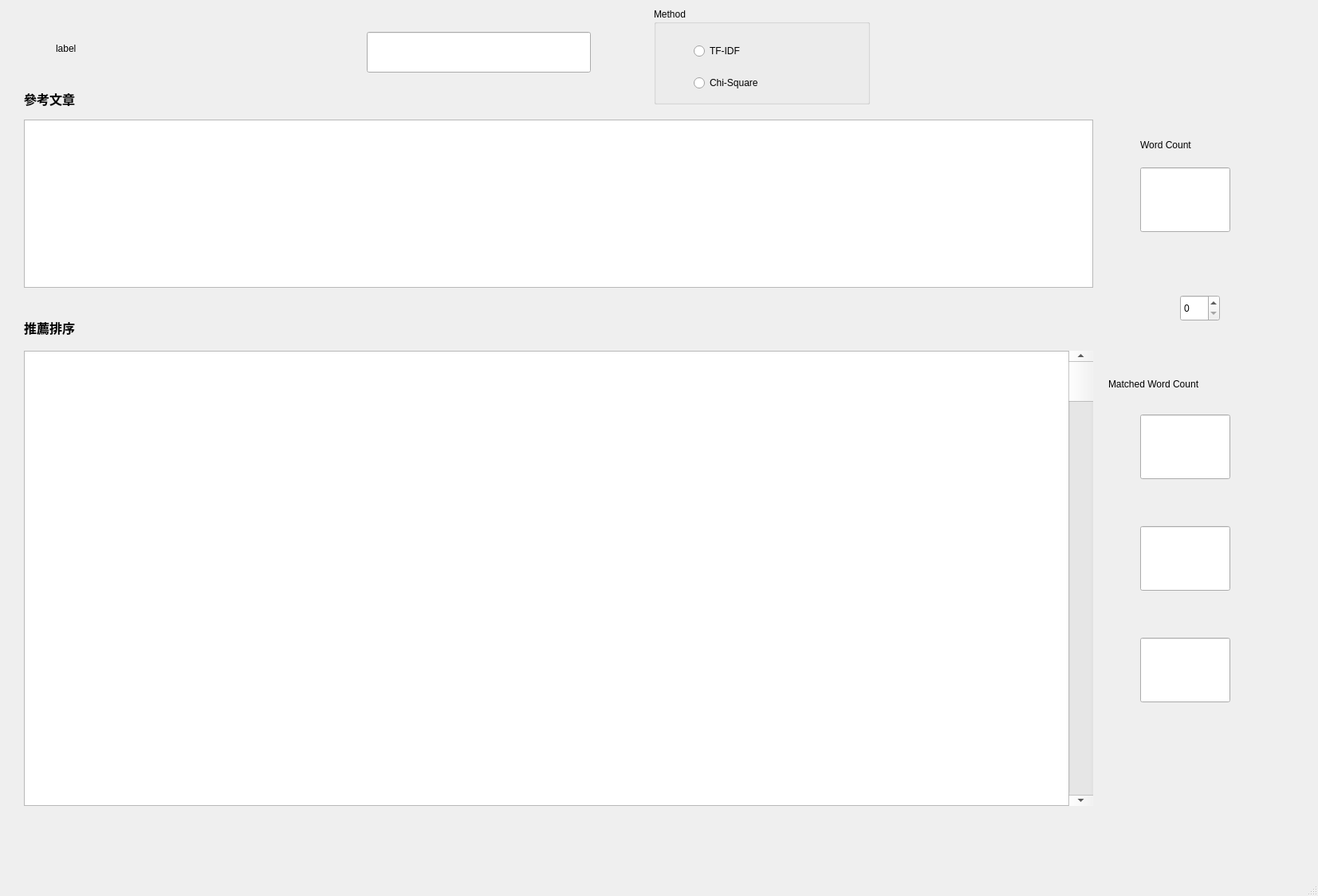
<?xml version="1.0" encoding="UTF-8"?>
<ui version="4.0">
 <class>MainWindow</class>
 <widget class="QMainWindow" name="MainWindow">
  <property name="geometry">
   <rect>
    <x>0</x>
    <y>0</y>
    <width>1653</width>
    <height>1124</height>
   </rect>
  </property>
  <property name="windowTitle">
   <string>MainWindow</string>
  </property>
  <widget class="QWidget" name="centralwidget">
   <widget class="QTableWidget" name="table">
    <property name="geometry">
     <rect>
      <x>30</x>
      <y>150</y>
      <width>1341</width>
      <height>211</height>
     </rect>
    </property>
   </widget>
   <widget class="QLabel" name="label">
    <property name="geometry">
     <rect>
      <x>70</x>
      <y>40</y>
      <width>391</width>
      <height>41</height>
     </rect>
    </property>
    <property name="text">
     <string>label</string>
    </property>
   </widget>
   <widget class="QLineEdit" name="line">
    <property name="geometry">
     <rect>
      <x>460</x>
      <y>40</y>
      <width>281</width>
      <height>51</height>
     </rect>
    </property>
   </widget>
   <widget class="QTableWidget" name="table2">
    <property name="geometry">
     <rect>
      <x>30</x>
      <y>440</y>
      <width>1341</width>
      <height>571</height>
     </rect>
    </property>
   </widget>
   <widget class="QLabel" name="label_2">
    <property name="geometry">
     <rect>
      <x>30</x>
      <y>390</y>
      <width>171</width>
      <height>41</height>
     </rect>
    </property>
    <property name="font">
     <font>
      <family>Calibri</family>
      <pointsize>12</pointsize>
      <weight>75</weight>
      <bold>true</bold>
     </font>
    </property>
    <property name="text">
     <string>推薦排序</string>
    </property>
   </widget>
   <widget class="QLabel" name="label_3">
    <property name="geometry">
     <rect>
      <x>30</x>
      <y>103</y>
      <width>141</width>
      <height>41</height>
     </rect>
    </property>
    <property name="font">
     <font>
      <family>Calibri</family>
      <pointsize>12</pointsize>
      <weight>75</weight>
      <bold>true</bold>
     </font>
    </property>
    <property name="text">
     <string>參考文章</string>
    </property>
   </widget>
   <widget class="QGroupBox" name="groupBox">
    <property name="geometry">
     <rect>
      <x>820</x>
      <y>10</y>
      <width>271</width>
      <height>121</height>
     </rect>
    </property>
    <property name="title">
     <string>Method</string>
    </property>
    <widget class="QRadioButton" name="radioButton_2">
     <property name="geometry">
      <rect>
       <x>50</x>
       <y>80</y>
       <width>155</width>
       <height>28</height>
      </rect>
     </property>
     <property name="text">
      <string>Chi-Square</string>
     </property>
    </widget>
    <widget class="QRadioButton" name="radioButton">
     <property name="geometry">
      <rect>
       <x>50</x>
       <y>40</y>
       <width>155</width>
       <height>28</height>
      </rect>
     </property>
     <property name="text">
      <string>TF-IDF</string>
     </property>
    </widget>
   </widget>
   <widget class="QLineEdit" name="lineEdit">
    <property name="geometry">
     <rect>
      <x>1430</x>
      <y>210</y>
      <width>113</width>
      <height>81</height>
     </rect>
    </property>
    <property name="alignment">
     <set>Qt::AlignCenter</set>
    </property>
   </widget>
   <widget class="QLineEdit" name="lineEdit_2">
    <property name="geometry">
     <rect>
      <x>1430</x>
      <y>520</y>
      <width>113</width>
      <height>81</height>
     </rect>
    </property>
    <property name="alignment">
     <set>Qt::AlignCenter</set>
    </property>
   </widget>
   <widget class="QLineEdit" name="lineEdit_3">
    <property name="geometry">
     <rect>
      <x>1430</x>
      <y>660</y>
      <width>113</width>
      <height>81</height>
     </rect>
    </property>
    <property name="alignment">
     <set>Qt::AlignCenter</set>
    </property>
   </widget>
   <widget class="QLineEdit" name="lineEdit_4">
    <property name="geometry">
     <rect>
      <x>1430</x>
      <y>800</y>
      <width>113</width>
      <height>81</height>
     </rect>
    </property>
    <property name="alignment">
     <set>Qt::AlignCenter</set>
    </property>
   </widget>
   <widget class="QLabel" name="label_4">
    <property name="geometry">
     <rect>
      <x>1390</x>
      <y>470</y>
      <width>211</width>
      <height>24</height>
     </rect>
    </property>
    <property name="text">
     <string>Matched Word Count</string>
    </property>
   </widget>
   <widget class="QLabel" name="label_5">
    <property name="geometry">
     <rect>
      <x>1430</x>
      <y>170</y>
      <width>121</width>
      <height>24</height>
     </rect>
    </property>
    <property name="text">
     <string>Word Count</string>
    </property>
   </widget>
   <widget class="QScrollBar" name="verticalScrollBar">
    <property name="geometry">
     <rect>
      <x>1340</x>
      <y>440</y>
      <width>31</width>
      <height>571</height>
     </rect>
    </property>
    <property name="orientation">
     <enum>Qt::Vertical</enum>
    </property>
   </widget>
   <widget class="QSpinBox" name="spinBox">
    <property name="geometry">
     <rect>
      <x>1480</x>
      <y>370</y>
      <width>50</width>
      <height>33</height>
     </rect>
    </property>
   </widget>
   <zorder>groupBox</zorder>
   <zorder>table</zorder>
   <zorder>label</zorder>
   <zorder>line</zorder>
   <zorder>table2</zorder>
   <zorder>label_2</zorder>
   <zorder>label_3</zorder>
   <zorder>lineEdit</zorder>
   <zorder>lineEdit_2</zorder>
   <zorder>lineEdit_3</zorder>
   <zorder>lineEdit_4</zorder>
   <zorder>label_4</zorder>
   <zorder>label_5</zorder>
   <zorder>verticalScrollBar</zorder>
   <zorder>spinBox</zorder>
  </widget>
  <widget class="QMenuBar" name="menubar">
   <property name="geometry">
    <rect>
     <x>0</x>
     <y>0</y>
     <width>1653</width>
     <height>36</height>
    </rect>
   </property>
  </widget>
  <widget class="QStatusBar" name="statusbar"/>
 </widget>
 <tabstops>
  <tabstop>line</tabstop>
  <tabstop>table</tabstop>
  <tabstop>table2</tabstop>
 </tabstops>
 <resources/>
 <connections/>
</ui>
